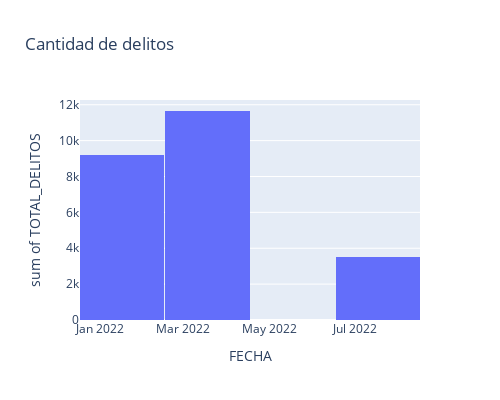

Source (notebook cell):
### Code cell
fig = px.histogram(df, x='FECHA', y='TOTAL_DELITOS', title='Cantidad de delitos')
fig.update_layout(width=500, height=400)
fig.show()

### Figure 1 — Plotly figure (JSON) as saved in the notebook; plotly's stock layout.template omitted (floating-point values rounded to 4 significant figures; data arrays with more than 128 entries replaced by an {"elided": "..."} marker saying what was removed)
{"data": [{"alignmentgroup": "True", "bingroup": "x", "histfunc": "sum", "hovertemplate": "FECHA=%{x}<br>sum of TOTAL_DELITOS=%{y}<extra></extra>", "legendgroup": "", "marker": {"color": "#636efa", "pattern": {"shape": ""}}, "name": "", "offsetgroup": "", "orientation": "v", "showlegend": false, "type": "histogram", "x": {"elided": "483 str values"}, "xaxis": "x", "y": {"elided": "483 float values"}, "yaxis": "y"}], "layout": {"barmode": "relative", "height": 400, "legend": {"tracegroupgap": 0}, "title": {"text": "Cantidad de delitos"}, "width": 500, "xaxis": {"anchor": "y", "domain": [0, 1], "title": {"text": "FECHA"}}, "yaxis": {"anchor": "x", "domain": [0, 1], "title": {"text": "sum of TOTAL_DELITOS"}}}}
